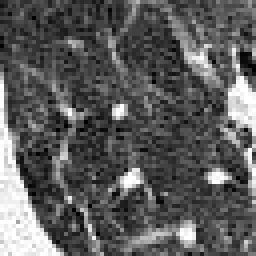
%> input picture Rois_CT_Pulmao/imagens/001_1.jpg, 64 x 64 px (shown 4 times larger)
$ octave process1.m   (GNU Octave 9; MATLAB toolbox functions it lacks are replaced by stand-ins)
%> lines starting %> are read from the running program, lines starting %| are printed output that depends on the picture
img = imread('001_1.jpg');
%> img is the input picture: size 64x64 uint8; min 0, max 255, mean 92.1
fimg = fft2(img,64,64);

%magnitude da tranformada
 mag = abs((fftshift(fft2(img))));
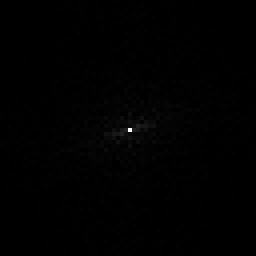
%> mag: size 64x64 double (shown 4 times larger); min 35.21, max 377252, mean 2268.7; drawn with min black and max white

for i = 1:64
  for j = 1:64
         R(i,j) = real(fimg(i,j));
         I(i,j) = imag(fimg(i,j));
     end
 end
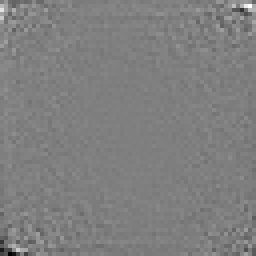
%> I: size 64x64 double (shown 4 times larger); min -35755.1, max 35755.1, mean 0; drawn with min black and max white
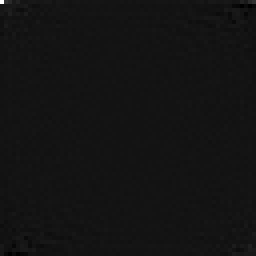
%> R: size 64x64 double (shown 4 times larger); min -31889.3, max 377252, mean 37; drawn with min black and max white

 for i = 1:64
     for j = 1:64
         mag(i,j) = ((R(i,j)^2) + (I(i,j)^2))^0.5;
         fase(i,j) = atand(I(i,j)/R(i,j));
     end
 end
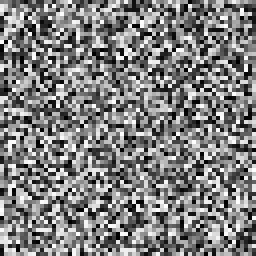
%> fase: size 64x64 double (shown 4 times larger); min -89.94, max 89.94, mean 0; drawn with min black and max white

 plot(mag,'.')
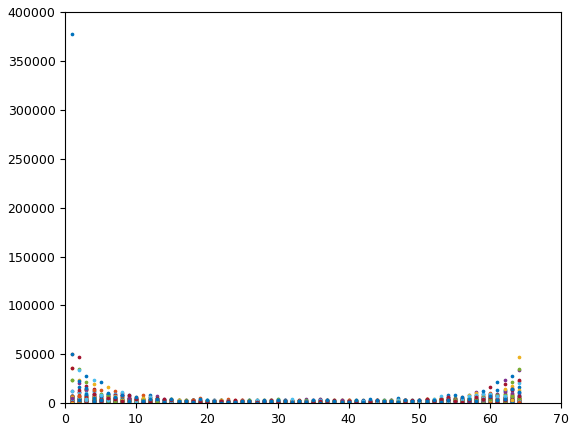
%> figure redrawn from the program's plot data; highest point at x = 1, y = 377252; highest point at x = 1, y = 50000.9; highest point at x = 64, y = 47460.1; highest point at x = 64, y = 34336.6
 plot(fase,'.')
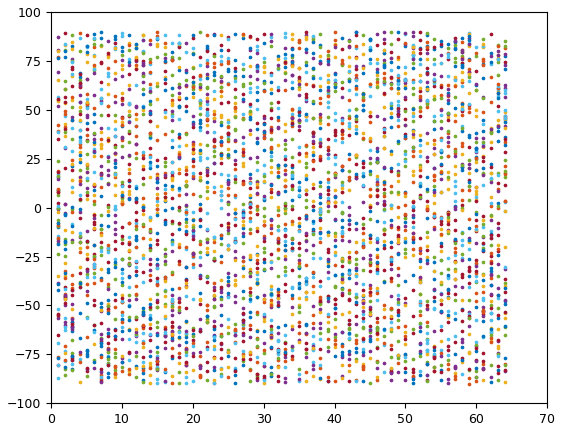
%> figure redrawn from the program's plot data; highest point at x = 11, y = 88.31; highest point at x = 28, y = 87; highest point at x = 36, y = 86.03; highest point at x = 23, y = 88.56

 k = 1;
 for i = 1:64
        for j = 1:64
            vmag(k) = mag(i,j);
            vfase(k) = fase(i,j);
            vfimag(k) = fimg(i,j);
            k = k + 1;
        end
 end
%> after the loop, k = 4097; vfase = 4096 values, max 89.94 at index 441, min -89.94 at index 3721, mean -2.22e-16; vmag = 4096 values, max 377252 at index 1, min 35.21 at index 1003, mean 2268.7

 for i =1:4096
     if vfase(i) < 0
         vfase(i) = 360 + vfase(i);
     end
 end
%> after the loop, vfase = 4096 values, max 359.9 at index 1896, min 0 at index 1, mean 179.8

for i = 1:64
        for j = 1:64
            vfimag(k) = fimg(i,j);
            k = k + 1;
        end
 end
%> after the loop, k = 8193
